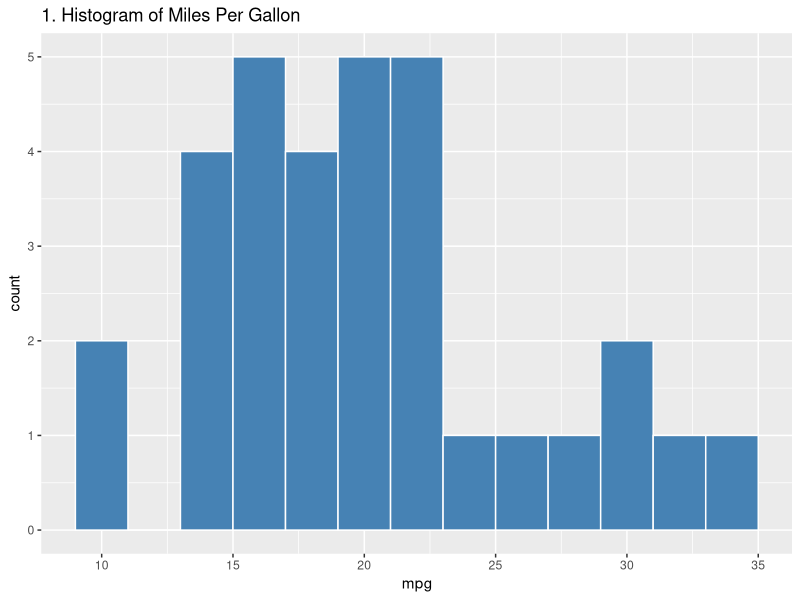
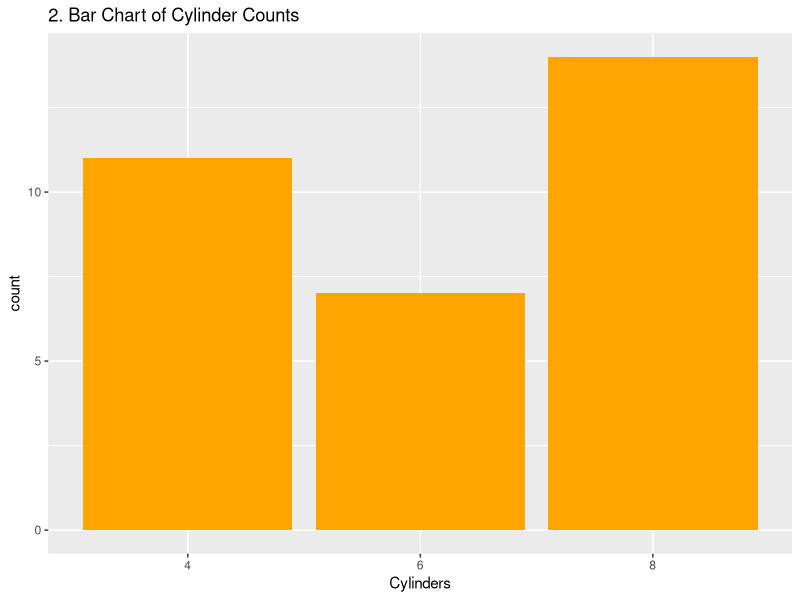
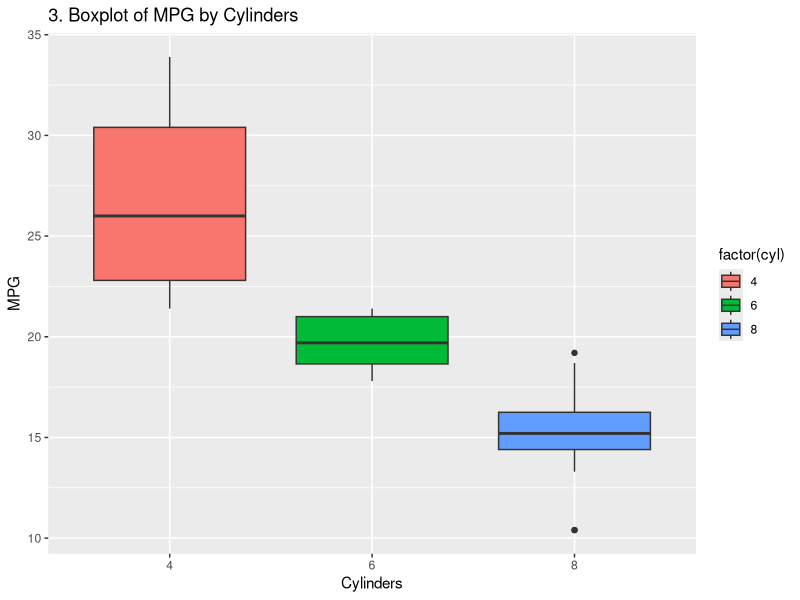
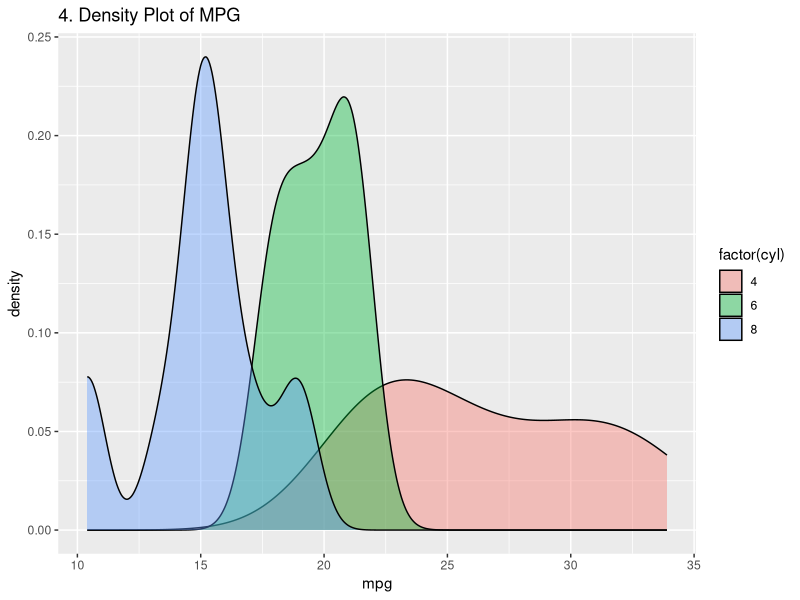
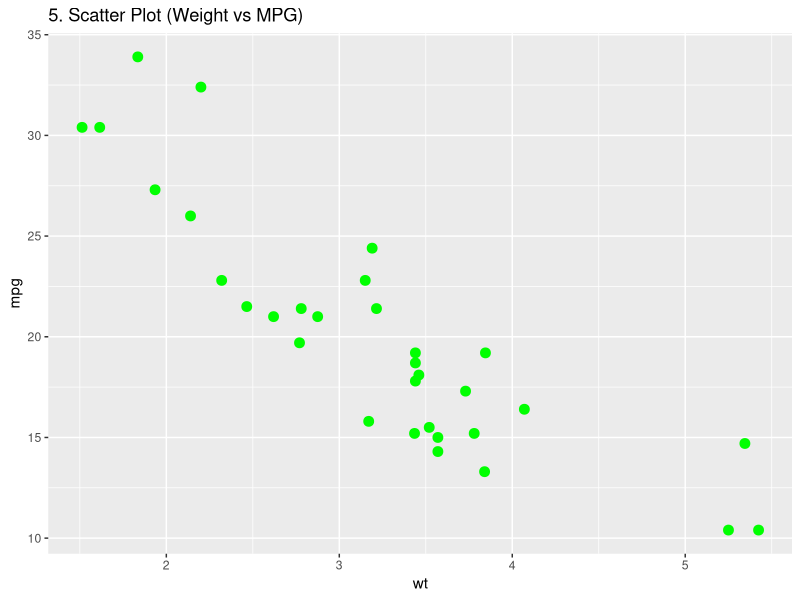
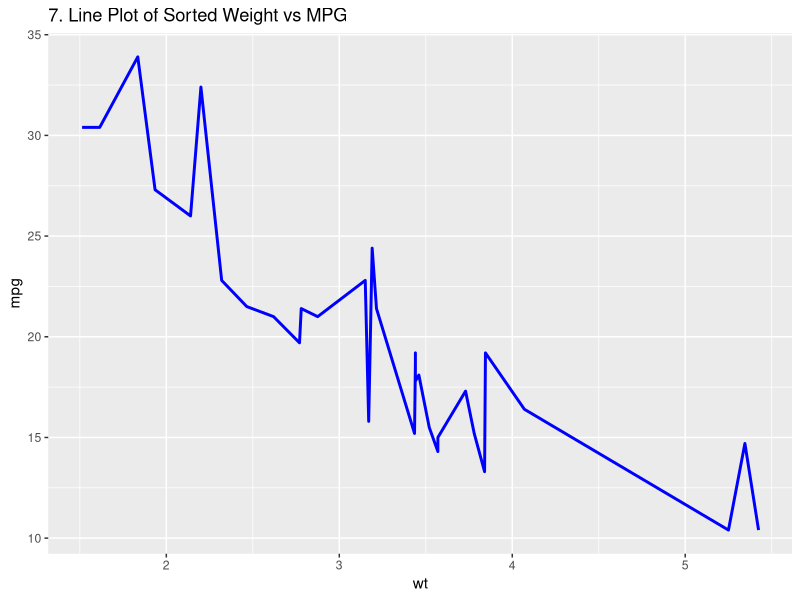
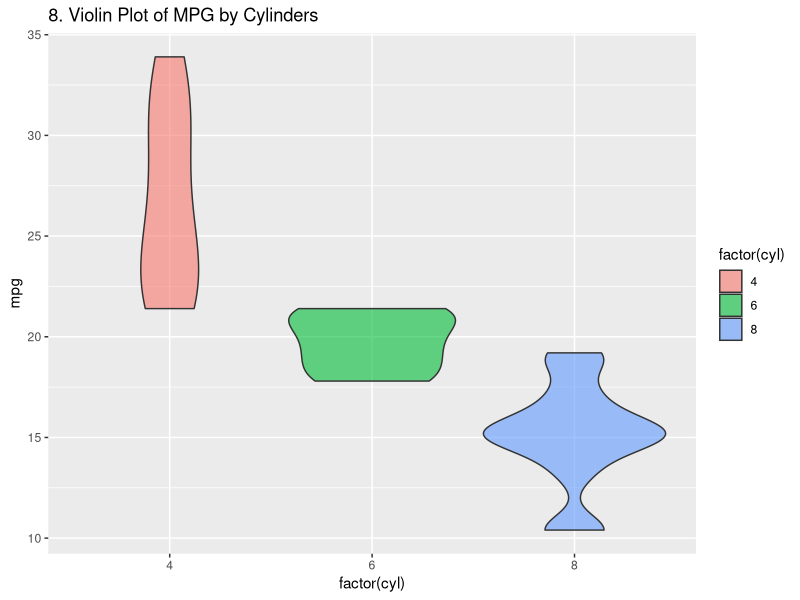
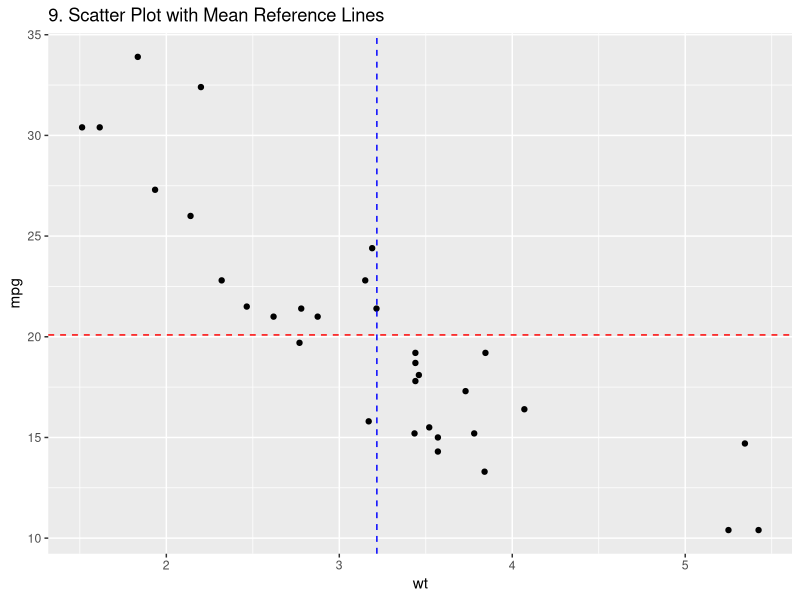

Generate these figures, in order, with R:
## ---- chunk 1
data(mtcars)
names(mtcars)
## ---- chunk 2
library(ggplot2)
ggplot(mtcars, aes(x = mpg)) +
  geom_histogram(binwidth = 2, fill = "steelblue", color = "white") +
  labs(title = "1. Histogram of Miles Per Gallon")
## ---- chunk 3
table(mtcars$cyl)   #ilustrating individual counts in each cylinder
## ---- chunk 4
ggplot(mtcars, aes(x = factor(cyl))) +
  geom_bar(fill = "orange") +
  labs(title = "2. Bar Chart of Cylinder Counts", x = "Cylinders")
## ---- chunk 5
ggplot(mtcars, aes(x = factor(cyl), y = mpg, fill = factor(cyl))) +
  geom_boxplot() +
  labs(title = "3. Boxplot of MPG by Cylinders", x = "Cylinders", y = "MPG")

## ---- chunk 6
ggplot(mtcars, aes(x = mpg, fill = factor(cyl))) +
  geom_density(alpha = 0.4) +
  labs(title = "4. Density Plot of MPG")

## ---- chunk 7

ggplot(mtcars, aes(x = wt, y = mpg)) +
  geom_point(color = "green", size = 3) +
  labs(title = "5. Scatter Plot (Weight vs MPG)")

## ---- chunk 8
mtcars_sorted <- mtcars[order(mtcars$wt), ]  # Sort data by weight first
mtcars_sorted

ggplot(mtcars_sorted, aes(x = wt, y = mpg)) +
  geom_line(color = "blue", linewidth = 1) +
  labs(title = "7. Line Plot of Sorted Weight vs MPG")

## ---- chunk 9

ggplot(mtcars, aes(x = factor(cyl), y = mpg, fill = factor(cyl))) +
  geom_violin(alpha = 0.6) +
  labs(title = "8. Violin Plot of MPG by Cylinders")
  
## ---- chunk 10
ggplot(mtcars, aes(x = wt, y = mpg)) +
  geom_point(color = "black") +
  geom_hline(yintercept = mean(mtcars$mpg), color = "red", linetype = "dashed") +
  geom_vline(xintercept = mean(mtcars$wt), color = "blue", linetype = "dashed") +
  labs(title = "9. Scatter Plot with Mean Reference Lines")

## ---- chunk 11
mtcars_subset <- head(mtcars, 10) # just the first 10 rows for clarity
mtcars_subset$car_name <- rownames(mtcars_subset)
ggplot(mtcars_subset, aes(x = wt, y = mpg, label = car_name)) +
  geom_point(color = "orange", size = 3) +
  geom_text(vjust = -0.5, size = 3) +
  labs(title = "10. Plot with Text Labels")
